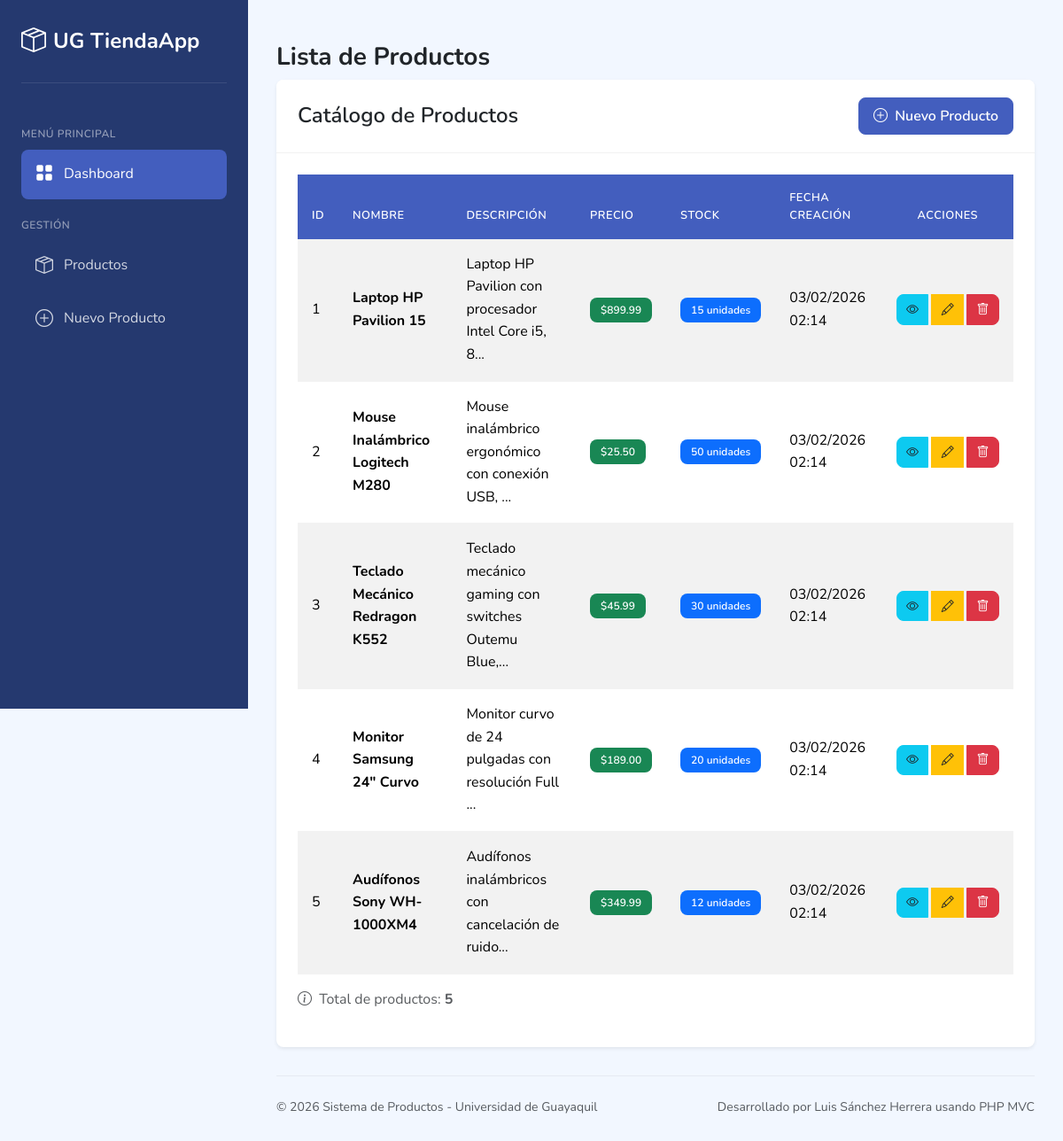
The page / on the database its author committed.
### tables this page shows
CREATE TABLE productos (
    id INT(11) NOT NULL AUTO_INCREMENT,
    nombre VARCHAR(255) NOT NULL,
    descripcion TEXT,
    precio DECIMAL(10, 2) NOT NULL,
    stock INT(11) NOT NULL DEFAULT 0,
    created_at TIMESTAMP DEFAULT CURRENT_TIMESTAMP,
    PRIMARY KEY (id)
);

### controllers/ProductoController.php (called while the page is built, shortened)
<?php
require_once __DIR__ . '/../config/database.php';
require_once __DIR__ . '/../models/Producto.php';
class ProductoController {
    private $producto;
    public function __construct() {
        $database = new Database();
        $this->baseDatos = $database->obtenerConexion();
        $this->producto = new Producto($this->baseDatos);
    }
    public function index() {
        $resultado = $this->producto->obtenerTodos();
        $productos = $resultado->fetchAll();
        require_once __DIR__ . '/../views/productos/index.php';
    }
}

### public/index.php (called while the page is built, shortened)
<?php
$accion = isset($_GET['action']) ? $_GET['action'] : 'index';
$accion = preg_replace('/[^a-zA-Z0-9]/', '', $accion);
$instanciaControlador = new $nombreControlador();
$instanciaControlador->$accion();

### config/database.php (called while the page is built, shortened)
<?php
class Database {
    private $host = "localhost";
    private $nombreBaseDatos = "ug_u4s14_tienda";
    private $usuario = "root";
    private $contrasena = "";
    public function obtenerConexion() {
        $this->conexion = null;
        try {
            $this->conexion = new PDO(
                "mysql:host=" . $this->host . ";dbname=" . $this->nombreBaseDatos . ";charset=utf8mb4",
                $this->usuario,
                $this->contrasena
            );
            $this->conexion->setAttribute(PDO::ATTR_ERRMODE, PDO::ERRMODE_EXCEPTION);
            $this->conexion->setAttribute(PDO::ATTR_DEFAULT_FETCH_MODE, PDO::FETCH_ASSOC);
        } catch (PDOException $excepcion) {
            echo "Error de conexión: " . $excepcion->getMessage();
        }
        return $this->conexion;
    }
}

### models/Producto.php (called while the page is built, shortened)
<?php
class Producto {
    private $conexion;
    private $tabla = "productos";
    public function __construct($baseDatos) {
        $this->conexion = $baseDatos;
    }
    public function obtenerTodos() {
        $consulta = "SELECT id, nombre, descripcion, precio, stock, created_at
                     FROM " . $this->tabla . "
                     ORDER BY created_at DESC";
        $sentencia = $this->conexion->prepare($consulta);
        $sentencia->execute();
        return $sentencia;
    }
}

### views/productos/index.php (the view, shortened to what this page needs)
<?php
$tituloPagina = "Lista de Productos";
require_once __DIR__ . '/../layout/header.php';
?>
<div class="card">
    <div class="card-header">
        <div class="d-flex justify-content-between align-items-center">
            <h4 class="card-title">Catálogo de Productos</h4>
            <a href="index.php?controller=producto&action=create" class="btn btn-primary">
                <i class="bi bi-plus-circle me-1"></i> Nuevo Producto
            </a>
        </div>
    </div>
    <div class="card-body">
        <?php if (empty($productos)): ?>
            <div class="alert alert-info">
                <i class="bi bi-info-circle me-2"></i>
                No hay productos registrados. <a href="index.php?controller=producto&action=create">Crear el primero</a>
            </div>
        <?php else: ?>
            <div class="table-responsive">
                <table class="table table-striped table-hover" id="tablaProductos">
                    <thead>
                        <tr>
                            <th>ID</th>
                            <th>Nombre</th>
                            <th>Descripción</th>
                            <th>Precio</th>
                            <th>Stock</th>
                            <th>Fecha Creación</th>
                            <th class="text-center">Acciones</th>
                        </tr>
                    </thead>
                    <tbody>
                        <?php foreach ($productos as $producto): ?>
                            <tr>
                                <td><?php echo htmlspecialchars($producto['id']); ?></td>
                                <td>
                                    <strong><?php echo htmlspecialchars($producto['nombre']); ?></strong>
                                </td>
                                <td>
                                    <?php
                                    $descripcion = htmlspecialchars($producto['descripcion']);
                                    echo strlen($descripcion) > 50 ? substr($descripcion, 0, 50) . '...' : $descripcion;
                                    ?>
                                </td>
                                <td>
                                    <span class="badge bg-success">
                                        $<?php echo number_format($producto['precio'], 2); ?>
                                    </span>
                                </td>
                                <td>
                                    <span class="badge bg-<?php echo $producto['stock'] > 0 ? 'primary' : 'danger'; ?>">
                                        <?php echo htmlspecialchars($producto['stock']); ?> unidades
                                    </span>
                                </td>
                                <td>
                                    <?php echo date('d/m/Y H:i', strtotime($producto['created_at'])); ?>
                                </td>
                                <td class="text-center">
                                    <div class="btn-group" role="group">
                                        <a href="index.php?controller=producto&action=show&id=<?php echo $producto['id']; ?>"
                                           class="btn btn-sm btn-info" title="Ver detalle">
                                            <i class="bi bi-eye"></i>
                                        </a>
                                        <a href="index.php?controller=producto&action=edit&id=<?php echo $producto['id']; ?>"
                                           class="btn btn-sm btn-warning" title="Editar">
                                            <i class="bi bi-pencil"></i>
                                        </a>
                                        <a href="index.php?controller=producto&action=delete&id=<?php echo $producto['id']; ?>"
                                           class="btn btn-sm btn-danger" title="Eliminar">
                                            <i class="bi bi-trash"></i>
                                        </a>
                                    </div>
                                </td>
                            </tr>
                        <?php endforeach; ?>
                    </tbody>
                </table>
            </div>
            <div class="mt-3">
                <p class="text-muted">
                    <i class="bi bi-info-circle me-1"></i>
                    Total de productos: <strong><?php echo count($productos); ?></strong>
                </p>
            </div>
        <?php endif; ?>
    </div>
</div>
<?php require_once __DIR__ . '/../layout/footer.php'; ?>

### views/layout/header.php (shortened to what this page needs)
<!DOCTYPE html>
<html lang="es">
<head>
    <link href="https://cdn.jsdelivr.net/npm/bootstrap@5.3.2/dist/css/bootstrap.min.css" rel="stylesheet">
    <link rel="stylesheet" href="https://cdn.jsdelivr.net/npm/bootstrap-icons@1.11.1/font/bootstrap-icons.css">
    <link rel="stylesheet" href="css/estilos.css">
</head>
<body>
    <div id="app">
        <div id="sidebar" class="active">
            <div class="sidebar-wrapper active">
                <div class="sidebar-header position-relative">
                    <div class="d-flex justify-content-between align-items-center">
                        <div class="logo">
                            <a href="index.php?controller=producto&action=index">
                                <i class="bi bi-box-seam me-2"></i>UG TiendaApp
                            </a>
                        </div>
                    </div>
                </div>
                <div class="sidebar-menu">
                    <ul class="menu">
                        <li class="sidebar-title">Menú Principal</li>
                        <li class="sidebar-item <?php echo (!isset($_GET['action']) || $_GET['action'] == 'index') ? 'active' : ''; ?>">
                            <a href="index.php?controller=producto&action=index" class="sidebar-link">
                                <i class="bi bi-grid-fill"></i>
                                <span>Dashboard</span>
                            </a>
                        </li>
                        <li class="sidebar-title">Gestión</li>
                        <li class="sidebar-item <?php echo (isset($_GET['action']) && $_GET['action'] == 'index') ? 'active' : ''; ?>">
                            <a href="index.php?controller=producto&action=index" class="sidebar-link">
                                <i class="bi bi-box-seam"></i>
                                <span>Productos</span>
                            </a>
                        </li>
                        <li class="sidebar-item <?php echo (isset($_GET['action']) && $_GET['action'] == 'create') ? 'active' : ''; ?>">
                            <a href="index.php?controller=producto&action=create" class="sidebar-link">
                                <i class="bi bi-plus-circle"></i>
                                <span>Nuevo Producto</span>
                            </a>
                        </li>
                    </ul>
                </div>
            </div>
        </div>
        <div id="main">
            <div class="page-heading">
                <h3><?php echo isset($tituloPagina) ? $tituloPagina : 'Dashboard'; ?></h3>
            </div>
            <div class="page-content">
                <section class="section">

### views/layout/footer.php (shortened to what this page needs)
                </section>
            </div>
            <footer>
                <div class="footer clearfix mb-0 text-muted">
                    <div class="float-start">
                        <p>&copy; <?php echo date('Y'); ?> Sistema de Productos - Universidad de Guayaquil</p>
                    </div>
                    <div class="float-end">
                        <p>Desarrollado por Luis Sánchez Herrera usando PHP MVC</p>
                    </div>
                </div>
            </footer>
        </div>
    </div>
</body>
</html>

### public/css/estilos.css (style rules this page uses)
:root { --color-primario: #435ebe; --color-primario-hover: #3950a2; --color-secundario: #6c757d; --color-exito: #198754; --color-peligro: #dc3545; --color-advertencia: #ffc107; --color-info: #0dcaf0; --color-claro: #f8f9fa; --color-oscuro: #212529; --color-sidebar: #25396f; --color-sidebar-hover: #1e2f5a; --color-fondo: #f2f7ff; --sombra-card: 0 0.125rem 0.25rem rgba(0, 0, 0, 0.075); --sombra-elevada: 0 0.5rem 1rem rgba(0, 0, 0, 0.15); --radio-borde: 0.5rem; --transicion: all 0.3s ease; }
* { margin: 0; padding: 0; box-sizing: border-box; }
body { font-family: 'Nunito', sans-serif; background-color: var(--color-fondo); color: var(--color-oscuro); line-height: 1.6; }
a { text-decoration: none; color: var(--color-primario); transition: var(--transicion); }
#app { display: flex; min-height: 100vh; }
#main { flex-grow: 1; padding: 2rem; margin-left: 280px; transition: var(--transicion); }
#sidebar { width: 280px; height: 100vh; position: fixed; left: 0; top: 0; background-color: var(--color-sidebar); z-index: 1000; transition: var(--transicion); }
#sidebar .sidebar-wrapper { height: 100%; overflow-y: auto; padding: 1.5rem; }
#sidebar .sidebar-header { padding-bottom: 1.5rem; border-bottom: 1px solid rgba(255, 255, 255, 0.1); margin-bottom: 1rem; }
#sidebar .logo a { color: #fff; font-size: 1.5rem; font-weight: 700; display: flex; align-items: center; }
#sidebar .logo a i { font-size: 1.75rem; }
#sidebar .sidebar-menu { padding-top: 1rem; }
#sidebar .menu { list-style: none; padding: 0; margin: 0; }
#sidebar .sidebar-title { color: rgba(255, 255, 255, 0.5); font-size: 0.75rem; font-weight: 600; text-transform: uppercase; letter-spacing: 0.5px; padding: 1rem 0 0.5rem; }
#sidebar .sidebar-item { margin-bottom: 0.25rem; }
#sidebar .sidebar-link { display: flex; align-items: center; padding: 0.75rem 1rem; color: rgba(255, 255, 255, 0.8); border-radius: var(--radio-borde); transition: var(--transicion); }
#sidebar .sidebar-link i { font-size: 1.25rem; margin-right: 0.75rem; }
#sidebar .sidebar-item.active .sidebar-link { background-color: var(--color-primario); color: #fff; }
.page-heading h3 { color: var(--color-oscuro); font-weight: 700; margin-bottom: 0.5rem; }
.card { background-color: #fff; border: none; border-radius: var(--radio-borde); box-shadow: var(--sombra-card); margin-bottom: 1.5rem; }
.card-header { background-color: #fff; border-bottom: 1px solid rgba(0, 0, 0, 0.05); padding: 1.25rem 1.5rem; border-radius: var(--radio-borde) var(--radio-borde) 0 0 !important; }
.card-title { color: var(--color-oscuro); font-weight: 600; margin-bottom: 0; }
.card-body { padding: 1.5rem; }
.table { margin-bottom: 0; }
.table thead th { background-color: var(--color-primario); color: #fff; font-weight: 600; text-transform: uppercase; font-size: 0.8rem; letter-spacing: 0.5px; padding: 1rem; border: none; }
.table tbody td { padding: 1rem; vertical-align: middle; border-color: rgba(0, 0, 0, 0.05); }
.table-striped tbody tr:nth-of-type(odd) { background-color: rgba(67, 94, 190, 0.03); }
.btn { font-weight: 600; padding: 0.5rem 1rem; border-radius: var(--radio-borde); transition: var(--transicion); }
.btn-primary { background-color: var(--color-primario); border-color: var(--color-primario); }
.btn-danger { background-color: var(--color-peligro); border-color: var(--color-peligro); }
.btn-warning { background-color: var(--color-advertencia); border-color: var(--color-advertencia); color: var(--color-oscuro); }
.btn-info { background-color: var(--color-info); border-color: var(--color-info); color: var(--color-oscuro); }
.btn-sm { padding: 0.35rem 0.65rem; font-size: 0.875rem; }
.btn-group .btn { margin-right: 0.25rem; }
.btn-group .btn:last-child { margin-right: 0; }
.badge { font-weight: 600; padding: 0.5rem 0.75rem; border-radius: var(--radio-borde); }
footer { margin-top: 2rem; padding-top: 1.5rem; border-top: 1px solid rgba(0, 0, 0, 0.05); }
footer p { margin-bottom: 0; font-size: 0.875rem; }
.card { animation: aparecerArriba 0.3s ease-out; }
.table tbody tr { transition: var(--transicion); }
.btn { position: relative; overflow: hidden; }
.btn::after { content: ''; position: absolute; top: 50%; left: 50%; width: 0; height: 0; background-color: rgba(255, 255, 255, 0.2); border-radius: 50%; transform: translate(-50%, -50%); transition: width 0.3s, height 0.3s; }

### rows shown on the page
productos: id "1", nombre "Laptop HP Pavilion 15", descripcion "Laptop HP Pavilion con procesador Intel Core i5, 8", precio "899.99", stock "15", created_at "03/02/2026 02:14"
productos: id "2", nombre "Mouse Inalámbrico Logitech M280", descripcion "Mouse inalámbrico ergonómico con conexión USB,", precio "25.50", stock "50", created_at "03/02/2026 02:14"
productos: id "3", nombre "Teclado Mecánico Redragon K552", descripcion "Teclado mecánico gaming con switches Outemu Blue,", precio "45.99", stock "30", created_at "03/02/2026 02:14"
productos: id "4", nombre "Monitor Samsung 24\" Curvo", descripcion "Monitor curvo de 24 pulgadas con resolución Full", precio "189.00", stock "20", created_at "03/02/2026 02:14"
productos: id "5", nombre "Audífonos Sony WH-1000XM4", descripcion "Audífonos inalámbricos con cancelación de ruido", precio "349.99", stock "12", created_at "03/02/2026 02:14"

### other values the page prints
$tituloPagina "Lista de Productos"
count($productos) "5"
